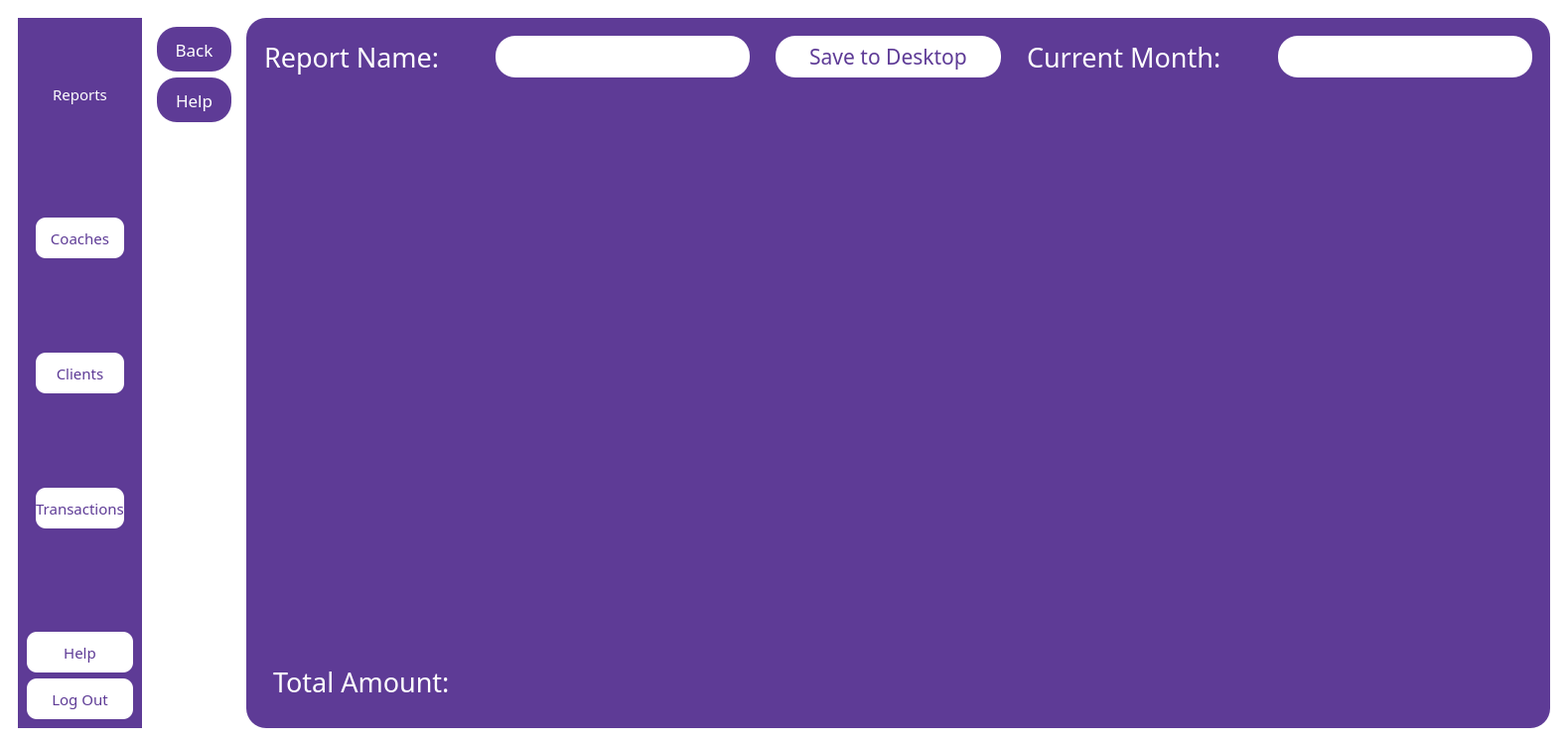
<?xml version="1.0" encoding="UTF-8"?>
<ui version="4.0">
 <class>MainWindow</class>
 <widget class="QMainWindow" name="MainWindow">
  <property name="geometry">
   <rect>
    <x>0</x>
    <y>0</y>
    <width>1579</width>
    <height>751</height>
   </rect>
  </property>
  <property name="windowTitle">
   <string>MainWindow</string>
  </property>
  <property name="styleSheet">
   <string notr="true">QMainWindow
{
background:white;
}</string>
  </property>
  <widget class="QWidget" name="centralwidget">
   <property name="styleSheet">
    <string notr="true">QWidget
{
background: white;
}</string>
   </property>
   <layout class="QVBoxLayout" name="verticalLayout">
    <item>
     <widget class="QWidget" name="widget" native="true">
      <layout class="QHBoxLayout" name="horizontalLayout">
       <item>
        <widget class="QWidget" name="widget_2" native="true">
         <property name="sizePolicy">
          <sizepolicy hsizetype="Fixed" vsizetype="Expanding">
           <horstretch>0</horstretch>
           <verstretch>0</verstretch>
          </sizepolicy>
         </property>
         <property name="maximumSize">
          <size>
           <width>139</width>
           <height>16777215</height>
          </size>
         </property>
         <property name="styleSheet">
          <string notr="true">QWidget
{
background-color:#5e3b96;
}</string>
         </property>
         <layout class="QVBoxLayout" name="verticalLayout_2">
          <item>
           <widget class="QLabel" name="label">
            <property name="sizePolicy">
             <sizepolicy hsizetype="Fixed" vsizetype="Fixed">
              <horstretch>0</horstretch>
              <verstretch>0</verstretch>
             </sizepolicy>
            </property>
            <property name="maximumSize">
             <size>
              <width>121</width>
              <height>41</height>
             </size>
            </property>
            <property name="text">
             <string/>
            </property>
            <property name="pixmap">
             <pixmap>../../softeng-main/logos/logog.jpg</pixmap>
            </property>
            <property name="scaledContents">
             <bool>true</bool>
            </property>
           </widget>
          </item>
          <item>
           <widget class="QLabel" name="label_2">
            <property name="sizePolicy">
             <sizepolicy hsizetype="Fixed" vsizetype="Fixed">
              <horstretch>0</horstretch>
              <verstretch>0</verstretch>
             </sizepolicy>
            </property>
            <property name="maximumSize">
             <size>
              <width>121</width>
              <height>41</height>
             </size>
            </property>
            <property name="font">
             <font>
              <family>Arial Black</family>
              <pointsize>11</pointsize>
             </font>
            </property>
            <property name="styleSheet">
             <string notr="true">QLabel
{
color:white;
}</string>
            </property>
            <property name="text">
             <string>Reports</string>
            </property>
            <property name="alignment">
             <set>Qt::AlignmentFlag::AlignCenter</set>
            </property>
           </widget>
          </item>
          <item>
           <widget class="QWidget" name="widget_5" native="true">
            <layout class="QVBoxLayout" name="verticalLayout_4">
             <item>
              <widget class="QPushButton" name="coaches">
               <property name="sizePolicy">
                <sizepolicy hsizetype="Fixed" vsizetype="Fixed">
                 <horstretch>0</horstretch>
                 <verstretch>0</verstretch>
                </sizepolicy>
               </property>
               <property name="maximumSize">
                <size>
                 <width>121</width>
                 <height>41</height>
                </size>
               </property>
               <property name="font">
                <font>
                 <family>Arial Black</family>
                 <pointsize>11</pointsize>
                </font>
               </property>
               <property name="styleSheet">
                <string notr="true">QPushButton
{
background-color:white ;
color:#5e3b96;
 border-radius:10px;
}</string>
               </property>
               <property name="text">
                <string>Coaches</string>
               </property>
              </widget>
             </item>
             <item>
              <widget class="QPushButton" name="clients">
               <property name="sizePolicy">
                <sizepolicy hsizetype="Fixed" vsizetype="Fixed">
                 <horstretch>0</horstretch>
                 <verstretch>0</verstretch>
                </sizepolicy>
               </property>
               <property name="maximumSize">
                <size>
                 <width>121</width>
                 <height>41</height>
                </size>
               </property>
               <property name="font">
                <font>
                 <family>Arial Black</family>
                 <pointsize>11</pointsize>
                </font>
               </property>
               <property name="styleSheet">
                <string notr="true">QPushButton
{
background-color:white ;
color:#5e3b96;
 border-radius:10px;
}</string>
               </property>
               <property name="text">
                <string>Clients</string>
               </property>
              </widget>
             </item>
             <item>
              <widget class="QPushButton" name="transactions">
               <property name="sizePolicy">
                <sizepolicy hsizetype="Fixed" vsizetype="Fixed">
                 <horstretch>0</horstretch>
                 <verstretch>0</verstretch>
                </sizepolicy>
               </property>
               <property name="maximumSize">
                <size>
                 <width>121</width>
                 <height>41</height>
                </size>
               </property>
               <property name="font">
                <font>
                 <family>Arial Black</family>
                 <pointsize>11</pointsize>
                </font>
               </property>
               <property name="styleSheet">
                <string notr="true">QPushButton
{
background-color:white ;
color:#5e3b96;
 border-radius:10px;
}</string>
               </property>
               <property name="text">
                <string>Transactions</string>
               </property>
              </widget>
             </item>
            </layout>
           </widget>
          </item>
          <item>
           <widget class="QPushButton" name="help">
            <property name="sizePolicy">
             <sizepolicy hsizetype="Fixed" vsizetype="Fixed">
              <horstretch>0</horstretch>
              <verstretch>0</verstretch>
             </sizepolicy>
            </property>
            <property name="maximumSize">
             <size>
              <width>121</width>
              <height>41</height>
             </size>
            </property>
            <property name="font">
             <font>
              <family>Arial Black</family>
              <pointsize>11</pointsize>
             </font>
            </property>
            <property name="styleSheet">
             <string notr="true">QPushButton
{
background-color:white ;
color:#5e3b96;
 border-radius:10px;
}</string>
            </property>
            <property name="text">
             <string>Help</string>
            </property>
           </widget>
          </item>
          <item>
           <widget class="QPushButton" name="logout">
            <property name="sizePolicy">
             <sizepolicy hsizetype="Fixed" vsizetype="Fixed">
              <horstretch>0</horstretch>
              <verstretch>0</verstretch>
             </sizepolicy>
            </property>
            <property name="maximumSize">
             <size>
              <width>121</width>
              <height>41</height>
             </size>
            </property>
            <property name="font">
             <font>
              <family>Arial Black</family>
              <pointsize>11</pointsize>
             </font>
            </property>
            <property name="styleSheet">
             <string notr="true">QPushButton
{
background-color:white ;
color:#5e3b96;
 border-radius:10px;
}</string>
            </property>
            <property name="text">
             <string>Log Out</string>
            </property>
           </widget>
          </item>
         </layout>
        </widget>
       </item>
       <item>
        <widget class="QWidget" name="widget_4" native="true">
         <property name="sizePolicy">
          <sizepolicy hsizetype="Fixed" vsizetype="Preferred">
           <horstretch>0</horstretch>
           <verstretch>0</verstretch>
          </sizepolicy>
         </property>
         <layout class="QVBoxLayout" name="verticalLayout_3">
          <item>
           <widget class="QPushButton" name="back">
            <property name="sizePolicy">
             <sizepolicy hsizetype="Fixed" vsizetype="Fixed">
              <horstretch>0</horstretch>
              <verstretch>0</verstretch>
             </sizepolicy>
            </property>
            <property name="minimumSize">
             <size>
              <width>75</width>
              <height>45</height>
             </size>
            </property>
            <property name="font">
             <font>
              <family>Arial Black</family>
              <pointsize>13</pointsize>
             </font>
            </property>
            <property name="styleSheet">
             <string notr="true">QPushButton
{
background-color: #5e3b96;
color:white;
 border-radius:20px;
}</string>
            </property>
            <property name="text">
             <string>Back</string>
            </property>
           </widget>
          </item>
          <item>
           <widget class="QPushButton" name="help_2">
            <property name="sizePolicy">
             <sizepolicy hsizetype="Fixed" vsizetype="Fixed">
              <horstretch>0</horstretch>
              <verstretch>0</verstretch>
             </sizepolicy>
            </property>
            <property name="minimumSize">
             <size>
              <width>75</width>
              <height>45</height>
             </size>
            </property>
            <property name="font">
             <font>
              <family>Arial Black</family>
              <pointsize>13</pointsize>
             </font>
            </property>
            <property name="styleSheet">
             <string notr="true">QPushButton
{
background-color: #5e3b96;
color:white;
 border-radius:20px;
}</string>
            </property>
            <property name="text">
             <string>Help</string>
            </property>
           </widget>
          </item>
          <item>
           <spacer name="verticalSpacer_2">
            <property name="orientation">
             <enum>Qt::Orientation::Vertical</enum>
            </property>
            <property name="sizeHint" stdset="0">
             <size>
              <width>20</width>
              <height>40</height>
             </size>
            </property>
           </spacer>
          </item>
         </layout>
        </widget>
       </item>
       <item>
        <widget class="QWidget" name="widget_3" native="true">
         <property name="styleSheet">
          <string notr="true">QWidget
{
background-color:#5e3b96;
border-radius:20px;
}</string>
         </property>
         <layout class="QVBoxLayout" name="verticalLayout_5">
          <item>
           <widget class="QWidget" name="widget_6" native="true">
            <property name="sizePolicy">
             <sizepolicy hsizetype="Preferred" vsizetype="Fixed">
              <horstretch>0</horstretch>
              <verstretch>0</verstretch>
             </sizepolicy>
            </property>
            <property name="minimumSize">
             <size>
              <width>0</width>
              <height>60</height>
             </size>
            </property>
            <property name="maximumSize">
             <size>
              <width>16777215</width>
              <height>60</height>
             </size>
            </property>
            <property name="font">
             <font>
              <pointsize>10</pointsize>
             </font>
            </property>
            <layout class="QHBoxLayout" name="horizontalLayout_2">
             <item>
              <widget class="QLabel" name="label_3">
               <property name="font">
                <font>
                 <family>Arial Black</family>
                 <pointsize>20</pointsize>
                </font>
               </property>
               <property name="styleSheet">
                <string notr="true">QLabel
{
color:white;
}</string>
               </property>
               <property name="text">
                <string>Report Name:</string>
               </property>
              </widget>
             </item>
             <item>
              <widget class="QTextEdit" name="reportname">
               <property name="sizePolicy">
                <sizepolicy hsizetype="Minimum" vsizetype="Minimum">
                 <horstretch>0</horstretch>
                 <verstretch>0</verstretch>
                </sizepolicy>
               </property>
               <property name="minimumSize">
                <size>
                 <width>40</width>
                 <height>20</height>
                </size>
               </property>
               <property name="font">
                <font>
                 <family>Arial Black</family>
                 <pointsize>16</pointsize>
                </font>
               </property>
               <property name="styleSheet">
                <string notr="true">QTextEdit
{
color:#5e3b96;
background-color:white;
}</string>
               </property>
              </widget>
             </item>
             <item>
              <spacer name="horizontalSpacer">
               <property name="orientation">
                <enum>Qt::Orientation::Horizontal</enum>
               </property>
               <property name="sizeType">
                <enum>QSizePolicy::Policy::Fixed</enum>
               </property>
               <property name="sizeHint" stdset="0">
                <size>
                 <width>20</width>
                 <height>20</height>
                </size>
               </property>
              </spacer>
             </item>
             <item>
              <widget class="QPushButton" name="savetodesktop">
               <property name="sizePolicy">
                <sizepolicy hsizetype="Preferred" vsizetype="Preferred">
                 <horstretch>0</horstretch>
                 <verstretch>0</verstretch>
                </sizepolicy>
               </property>
               <property name="minimumSize">
                <size>
                 <width>210</width>
                 <height>20</height>
                </size>
               </property>
               <property name="font">
                <font>
                 <family>Arial Black</family>
                 <pointsize>16</pointsize>
                </font>
               </property>
               <property name="styleSheet">
                <string notr="true">QPushButton{
background-color:white;
color:#5e3b96;
}</string>
               </property>
               <property name="text">
                <string>Save to Desktop</string>
               </property>
              </widget>
             </item>
             <item>
              <spacer name="horizontalSpacer_3">
               <property name="orientation">
                <enum>Qt::Orientation::Horizontal</enum>
               </property>
               <property name="sizeType">
                <enum>QSizePolicy::Policy::Fixed</enum>
               </property>
               <property name="sizeHint" stdset="0">
                <size>
                 <width>20</width>
                 <height>20</height>
                </size>
               </property>
              </spacer>
             </item>
             <item>
              <widget class="QLabel" name="label_4">
               <property name="font">
                <font>
                 <family>Arial Black</family>
                 <pointsize>20</pointsize>
                </font>
               </property>
               <property name="styleSheet">
                <string notr="true">QLabel
{
color:white;
}</string>
               </property>
               <property name="text">
                <string>Current Month:</string>
               </property>
              </widget>
             </item>
             <item>
              <spacer name="horizontalSpacer_2">
               <property name="orientation">
                <enum>Qt::Orientation::Horizontal</enum>
               </property>
               <property name="sizeType">
                <enum>QSizePolicy::Policy::Fixed</enum>
               </property>
               <property name="sizeHint" stdset="0">
                <size>
                 <width>20</width>
                 <height>20</height>
                </size>
               </property>
              </spacer>
             </item>
             <item>
              <widget class="QTextEdit" name="currentmonth">
               <property name="sizePolicy">
                <sizepolicy hsizetype="Minimum" vsizetype="Fixed">
                 <horstretch>0</horstretch>
                 <verstretch>0</verstretch>
                </sizepolicy>
               </property>
               <property name="minimumSize">
                <size>
                 <width>40</width>
                 <height>20</height>
                </size>
               </property>
               <property name="font">
                <font>
                 <family>Arial Black</family>
                 <pointsize>16</pointsize>
                </font>
               </property>
               <property name="styleSheet">
                <string notr="true">QTextEdit
{
color:#5e3b96;
background-color:white;
}</string>
               </property>
              </widget>
             </item>
            </layout>
           </widget>
          </item>
          <item>
           <widget class="QWidget" name="widget_7" native="true">
            <layout class="QHBoxLayout" name="horizontalLayout_4">
             <item>
              <widget class="QTableWidget" name="tableWidget"/>
             </item>
            </layout>
           </widget>
          </item>
          <item>
           <spacer name="verticalSpacer">
            <property name="orientation">
             <enum>Qt::Orientation::Vertical</enum>
            </property>
            <property name="sizeType">
             <enum>QSizePolicy::Policy::Fixed</enum>
            </property>
            <property name="sizeHint" stdset="0">
             <size>
              <width>20</width>
              <height>10</height>
             </size>
            </property>
           </spacer>
          </item>
          <item>
           <widget class="QWidget" name="widget_8" native="true">
            <layout class="QHBoxLayout" name="horizontalLayout_3">
             <item>
              <widget class="QWidget" name="widget_9" native="true">
               <layout class="QVBoxLayout" name="verticalLayout_10">
                <item>
                 <widget class="QLabel" name="label_10">
                  <property name="sizePolicy">
                   <sizepolicy hsizetype="Preferred" vsizetype="Minimum">
                    <horstretch>0</horstretch>
                    <verstretch>0</verstretch>
                   </sizepolicy>
                  </property>
                  <property name="font">
                   <font>
                    <family>Arial Black</family>
                    <pointsize>20</pointsize>
                   </font>
                  </property>
                  <property name="styleSheet">
                   <string notr="true">QLabel
{
color:white;
}</string>
                  </property>
                  <property name="text">
                   <string>Total Amount:</string>
                  </property>
                 </widget>
                </item>
               </layout>
              </widget>
             </item>
             <item>
              <widget class="QWidget" name="widget_10" native="true">
               <layout class="QVBoxLayout" name="verticalLayout_11">
                <item>
                 <widget class="QLineEdit" name="totalamount_2">
                  <property name="font">
                   <font>
                    <family>Arial Black</family>
                    <pointsize>20</pointsize>
                   </font>
                  </property>
                  <property name="styleSheet">
                   <string notr="true">QLineEdit{
color:white;
}</string>
                  </property>
                 </widget>
                </item>
               </layout>
              </widget>
             </item>
            </layout>
           </widget>
          </item>
         </layout>
        </widget>
       </item>
      </layout>
     </widget>
    </item>
   </layout>
  </widget>
 </widget>
 <resources/>
 <connections/>
</ui>
